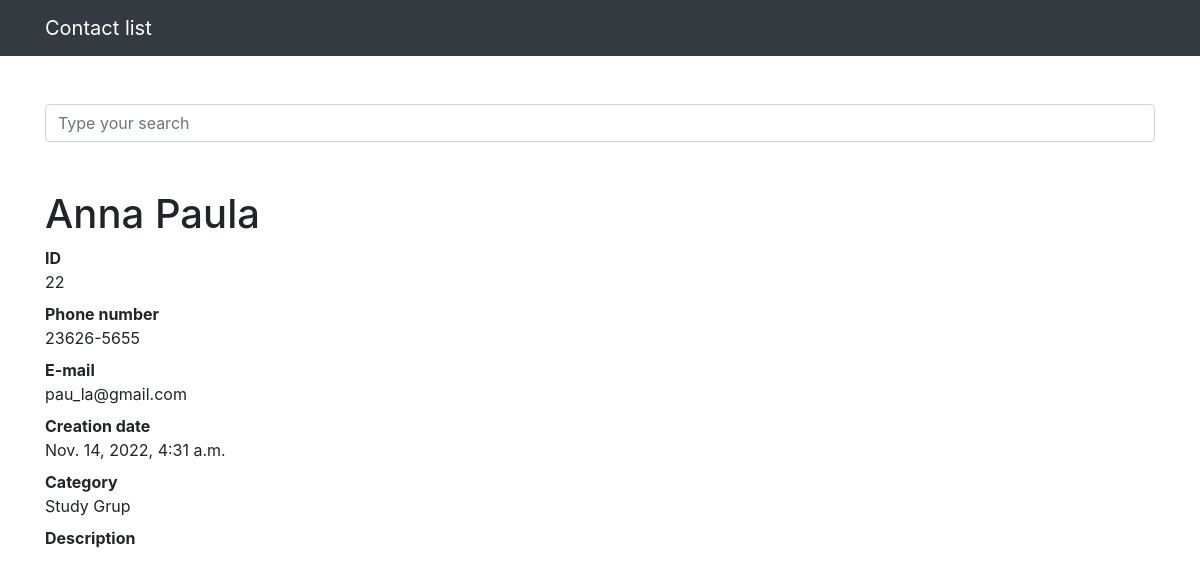
The app's page /22 with its own data.
### contacts/models.py (models this page shows, shortened)
class Contact(models.Model):
    name = models.CharField(max_length=255)
    last_name = models.CharField(max_length=255, blank=True)
    phone_number = models.CharField(max_length=255)
    email = models.CharField(max_length=255, blank=True)
    creation_date = models.DateTimeField(default=timezone.now)
    description = models.TextField(blank=True)
    category = models.ForeignKey(Category, on_delete=models.DO_NOTHING)
    show = models.BooleanField(default=True)
    picture = models.ImageField(blank=True, upload_to='pictures/%Y/%m')

class Category(models.Model):
    name = models.CharField(max_length=255)
    def __str__(self):
        return self.name

### contacts/views.py (the view)
# urls.py: path('<int:contact_id>', views.views_contact, name='views_contact'),
def views_contact(request, contact_id):
    contact = get_object_or_404(Contact, id=contact_id)
    if not contact.show:
        raise Http404()
    return render(request, 'contacts/views_contact.html', {
        'contact': contact
    })

### contacts/templates/contacts/views_contact.html (shortened to what this page needs)
{% extends 'base.html' %}
{%block content%}
<h1 class="mt-5">{{ contact.name }} {{ contact.last_name }}</h1>
<dl>
    <dt>ID</dt>
    <dd>{{ contact.id }}</dd>
    <dt>Phone number</dt>
    <dd>{{ contact.phone_number }}</dd>
    <dt>E-mail</dt>
    <dd>{{ contact.email }}</dd>
    <dt>Creation date</dt>
    <dd>{{ contact.creation_date }}</dd>
    <dt>Category</dt>
    <dd>{{ contact.category }}</dd>
    <dt>Description</dt>
</dl>
{%endblock%}

### records on screen
Contact: name "Anna", last_name "Paula", id "22", phone_number "23626-5655", email "pau_la@gmail.com", creation_date "Nov. 14, 2022, 4:31 a.m.", category "Study Grup"
